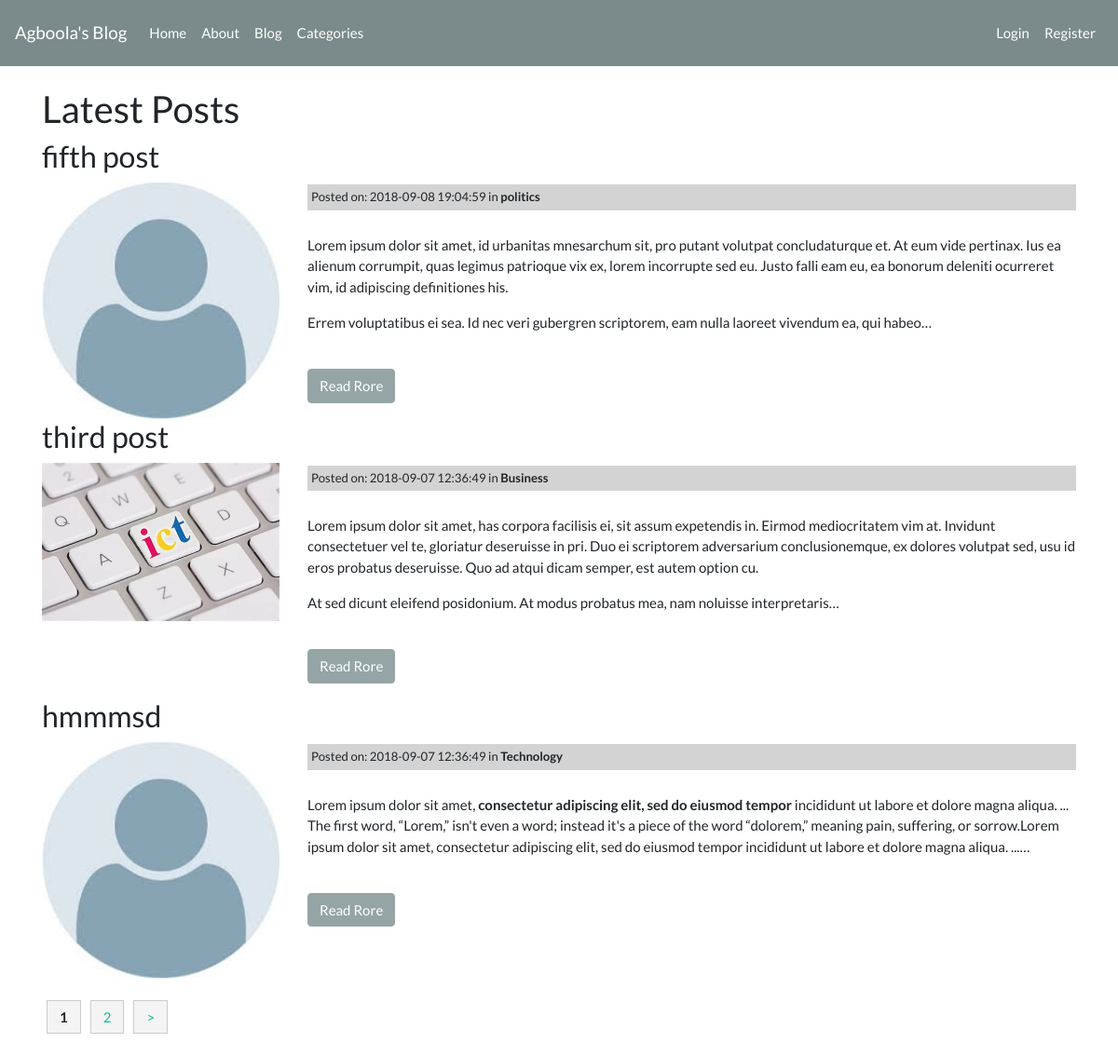
The page /posts on the database its author committed.
### tables this page shows
CREATE TABLE `posts` (
  `id` int(15) NOT NULL,
  `category_id` int(11) NOT NULL,
  `user_id` int(11) NOT NULL,
  `title` varchar(255) NOT NULL,
  `slug` varchar(255) NOT NULL,
  `body` text NOT NULL,
  `post_image` varchar(255) NOT NULL,
  `created_at` timestamp NOT NULL DEFAULT CURRENT_TIMESTAMP
);

CREATE TABLE `categories` (
  `id` int(11) NOT NULL,
  `name` varchar(255) NOT NULL,
  `created_at` timestamp NOT NULL DEFAULT CURRENT_TIMESTAMP
);

### application/controllers/posts.php (called while the page is built, shortened)
<?php
class Posts extends CI_Controller{
  public function index($offset = 0){
    $config['per_page'] = 3;
    $data['title'] = 'Latest Posts';
    $data['posts'] = $this->Post_model->get_posts(FALSE, $config['per_page'], $offset);
    $this->load->view('templates/header');
    $this->load->view('posts/index', $data);
    $this->load->view('templates/footer');
  }
}
?>

### index.php (called while the page is built, shortened)
<?php
require_once BASEPATH.'core/CodeIgniter.php';

### application/models/post_model.php (called while the page is built, shortened)
<?php
  class Post_model extends CI_Model
  {
   function get_posts($slug = FALSE, $limit = FALSE, $offset = FALSE)
    {
      if ($limit) {
        $this->db->limit($limit, $offset);
      }
      if ($slug === FALSE)
      {
        $this->db->order_by('posts.id','DESC');
        $this->db->join('categories', 'categories.id = posts.category_id');
        $query = $this->db->get('posts');
        return $query->result_array();
      }
      $query = $this->db->get_where('posts', array('slug' => $slug));
      return $query->row_array();
    }
  }
?>

### application/views/posts/index.php (the view)
<h2><?= $title ?></h2>
<?php foreach ($posts as $post):?>
  <h3><?php echo $post['title'] ?></h3>
  <div class="row">
    <div class="col-md-3" >
      <img class="thumbnail post_thumb" src="<?php echo site_url(); ?>assets/images/posts/<?php echo $post['post_image'] ?>" alt="<?php echo $post['post_image'] ?>">
    </div>
    <div class="col-md-9" >
      <small class="post-date">Posted on: <?php echo $post['created_at'];?> in <strong> <?php echo $post['name']; ?></strong></small><br>
      <?php echo word_limiter($post['body'], 60); ?>
      <br> <br>
      <p><a class="btn btn-secondary" href="<?php echo site_url('/posts/'.$post['slug']) ?>">Read Rore</a></p>
    </div>
  </div>
<?php endforeach; ?>
<div class="pagination-links">
  <?php echo $this->pagination->create_links(); ?>
</div>

### application/views/templates/header.php (shortened to what this page needs)
<!DOCTYPE html>
<html lang="en">
  <head>
    <link rel="stylesheet" href="https://bootswatch.com/4/flatly/bootstrap.min.css">
    <link rel="stylesheet" href="<?php echo base_url(); ?>/assets/css/style.css">
  </head>
  <body>
  <nav class="navbar navbar-expand-lg navbar-dark bg-dark">
  <a class="navbar-brand" href="<?php echo base_url();?>">Agboola's Blog</a>
  <div class="collapse navbar-collapse" id="navbarColor02">
    <ul class="navbar-nav mr-auto">
      <li class="nav-item ">
        <a class="nav-link" href="<?php echo base_url();  ?>">Home <span class="sr-only">(current)</span></a>
      </li>
      <li class="nav-item">
        <a class="nav-link" href="<?php echo base_url();  ?>about">About</a>
      </li>
      <li class="nav-item">
        <a class="nav-link" href="<?php echo base_url();  ?>posts">Blog</a>
      </li>
      <li class="nav-item">
        <a class="nav-link" href="<?php echo base_url();  ?>categories">Categories</a>
      </li>
    </ul>
    <ul class="nav navbar-nav navbar-right">
    <?php if(!$this->session->userdata('logged_in')):  ?>
      <li class="nav-item">
        <a class="nav-link" href="<?php echo base_url();  ?>users/login">Login</a>
        </li>
      <li class="nav-item">
        <a class="nav-link" href="<?php echo base_url();  ?>users/register">Register</a>
      </li>
    <?php endif;  ?>
  </div>
</nav>
<div class="container">
<br>

### application/views/templates/footer.php (shortened to what this page needs)
    </div>
  </body>
</html>

### assets/css/style.css (style rules this page uses)
.post-date { background: lightgrey; padding: 4px; margin: 3px 0; display: block; }
.post_thumb { width: 100%; }
.pagination-links { margin: 30px 0; }
.pagination-links strong { padding: 8px 13px; margin: 5px; background: #f4f4f4; border: 1px #ccc solid; }
a.pagination-link { padding: 8px 13px; margin: 5px; background: #f4f4f4; border: 1px #ccc solid; }

### rows shown on the page
posts: title "fifth post", post_image (placeholder picture), category.created_at "2018-09-08 19:04:59", category.name "politics", body "Lorem ipsum dolor sit amet, id urbanitas mnesarchum sit, pro putant volutpat concludaturque et. At eum vide pertinax. Ius ea alienum corrumpit, quas legimus patrioque vix ex, lorem incorrupte sed eu. Justo falli eam eu, ea bonorum deleniti ocurreret vim, id adipiscing definitiones his. Errem voluptatibus ei sea. Id nec veri gubergren scriptorem, eam nulla laoreet vivendum ea, qui habeo…"
posts: title "third post", post_image (picture), category.created_at "2018-09-07 12:36:49", category.name "Business", body "Lorem ipsum dolor sit amet, has corpora facilisis ei, sit assum expetendis in. Eirmod mediocritatem vim at. Invidunt consectetuer vel te, gloriatur deseruisse in pri. Duo ei scriptorem adversarium conclusionemque, ex dolores volutpat sed, usu id eros probatus deseruisse. Quo ad atqui dicam semper, est autem option cu. At sed dicunt eleifend posidonium. At modus probatus mea, nam noluisse interpretaris…"
posts: title "hmmmsd", post_image (placeholder picture), category.created_at "2018-09-07 12:36:49", category.name "Technology", body "Lorem ipsum dolor sit amet, consectetur adipiscing elit, sed do eiusmod tempor incididunt ut labore et dolore magna aliqua. ... The first word, “Lorem,” isn't even a word; instead it's a piece of the word “dolorem,” meaning pain, suffering, or sorrow.Lorem ipsum dolor sit amet, consectetur adipiscing elit, sed do eiusmod tempor incididunt ut labore et dolore magna aliqua. ...…"

### other values the page prints
$title "Latest Posts"
$this->pagination->create_links() "1 2 >"
